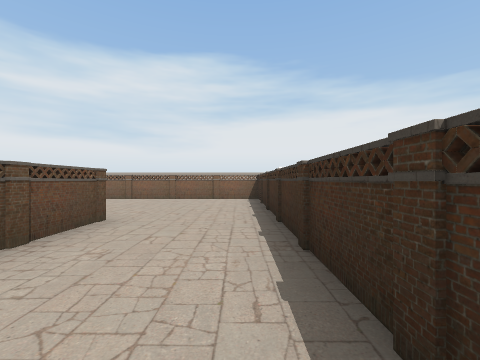
View 1 (above)

23 first-person views from a walk through a 3-D level made in the Unity game engine. The camera is 1.3 m above the floor, looks level and sees 90° across. The floor is counted in squares, 2 m on a side. Each view is taken from the middle of a square. On the plan, view 1 faces up. The plan holds only what a view shows up to about 9 squares ahead; the rest is blank. The place goes on beyond the plan. The player is left out. Some surface patterns are stand-ins.

View 2
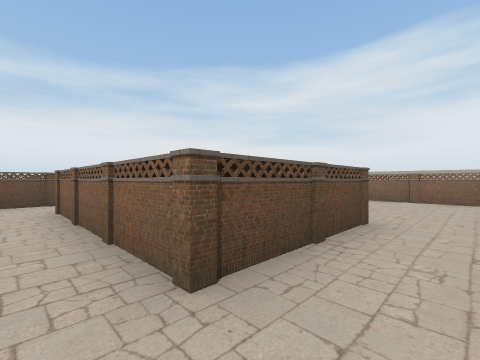

View 3
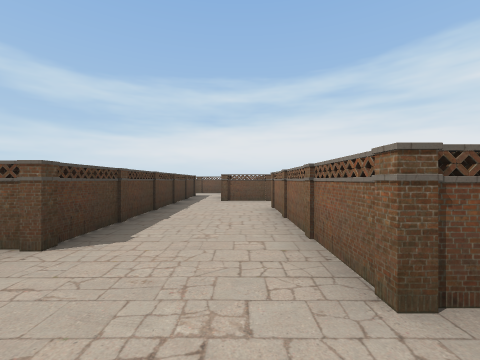

View 4
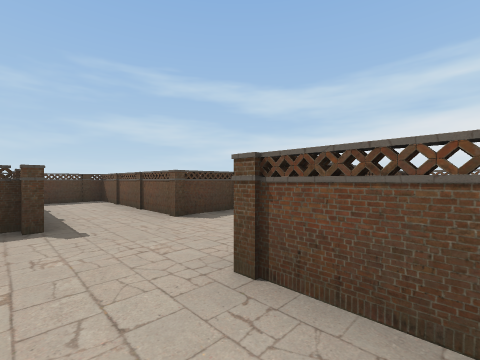

View 5
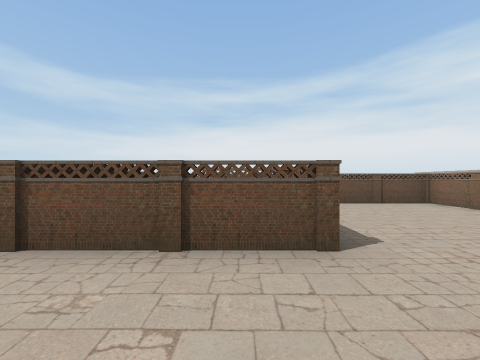

View 6
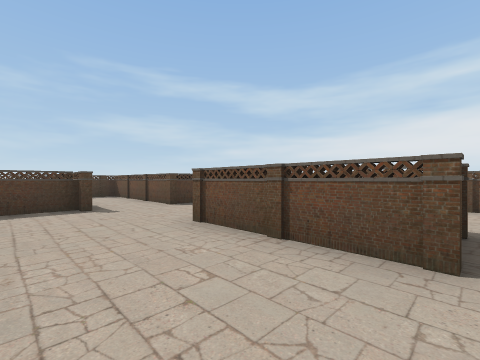

View 7
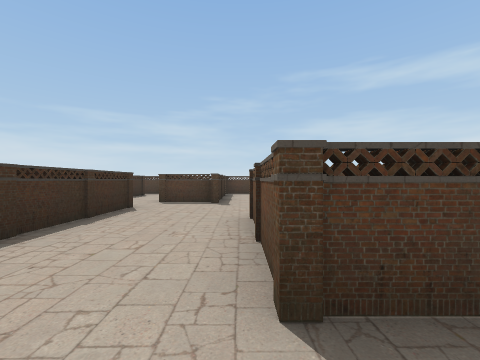

View 8
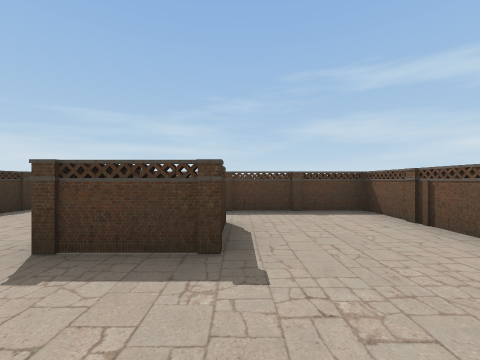

View 9
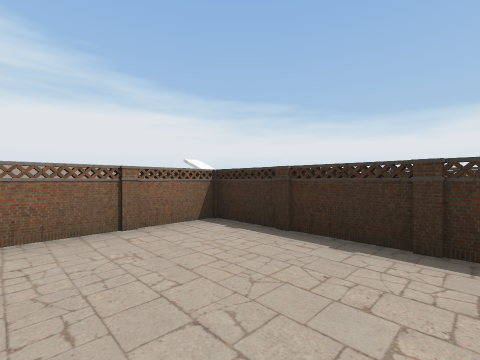

View 10
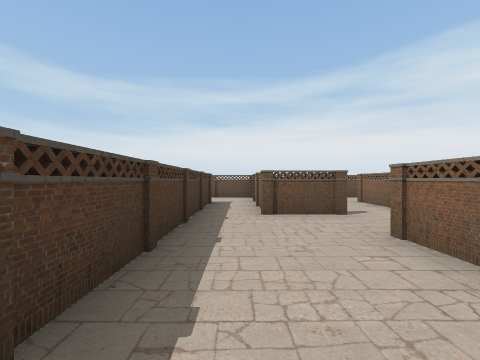

View 11
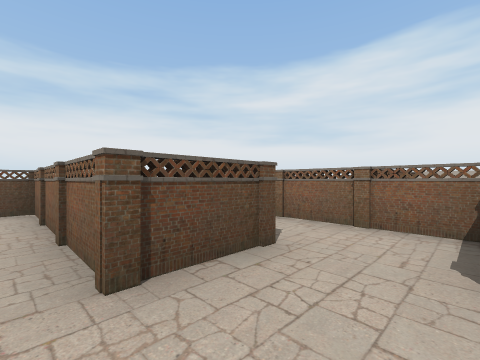

View 12
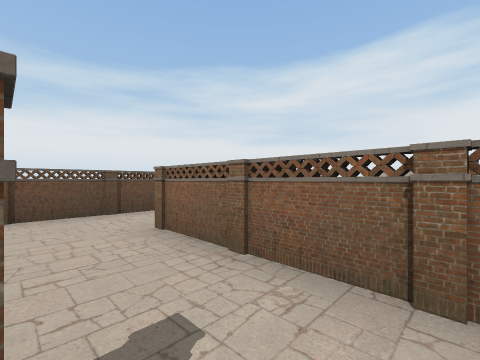

View 13
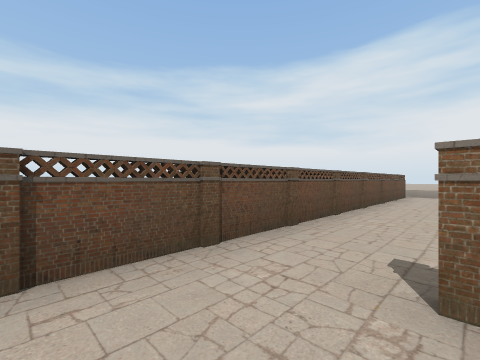

View 14
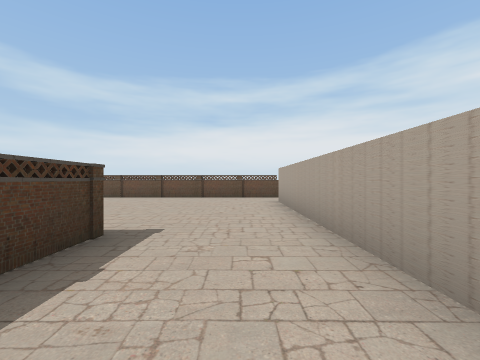

View 15
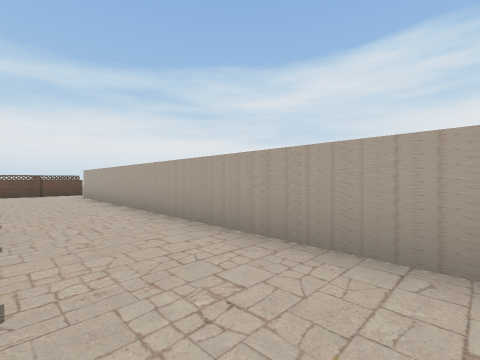

View 16
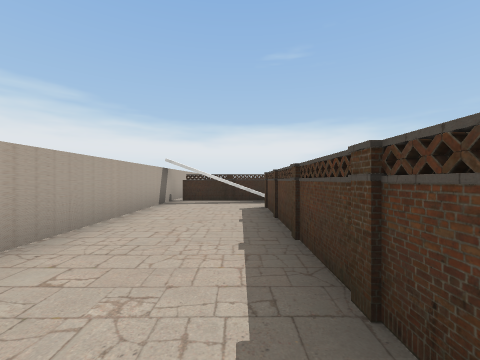

View 17
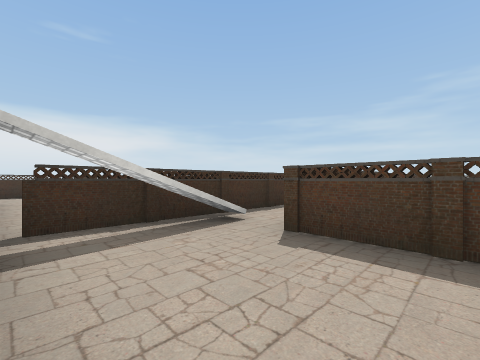

View 18
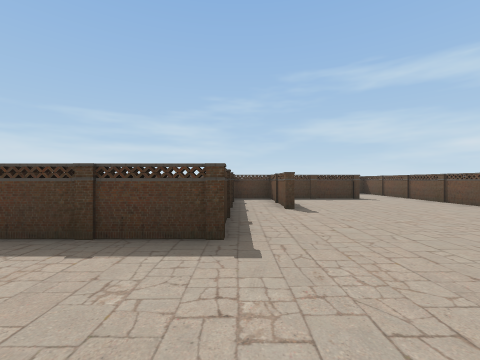

View 19
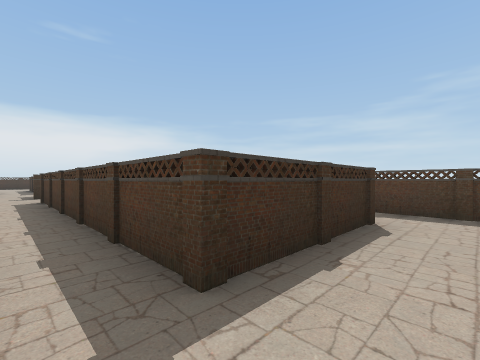

View 20
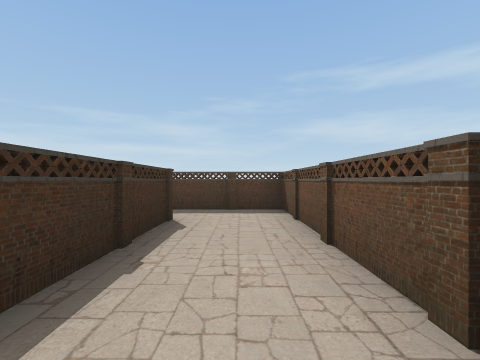

View 21
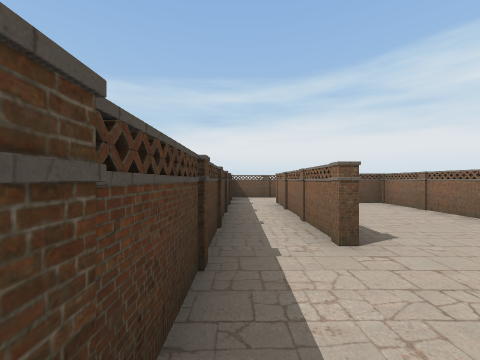

View 22
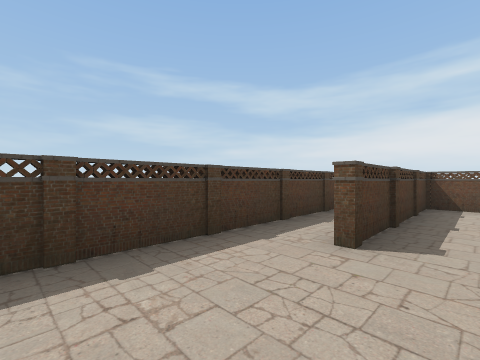

View 23
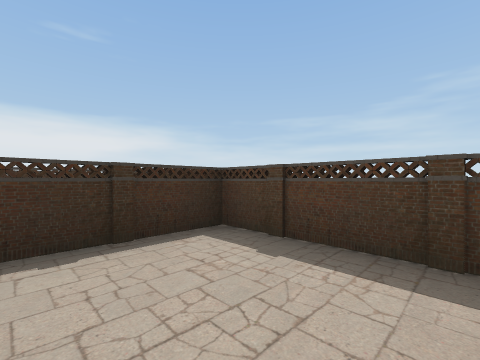

### Floor plan
Points are (right, up) in squares from view 1. A wall is a line through its corners. A room is listed if a view was taken in it or the views show most of it. See-through windows are left out.
Room 1 (views 1, 2, 3, 4, 5, 6, 7, 8, 9, 10, 11, 12)
walls: (-3.9, 2.6) (-3.9, 3.2); (-3.9, 3.9) (-2.2, 3.9) (-2.2, 0.8) (-6.9, 0.8); (-6.7, 4) (-6.7, 2.6); (-3.2, 4) (-2.6, 3.6); (-3.1, 4.1) (-2.8, 3.8) (-2.4, 4); (-5.9, 0.9) (-6.3, 0.6); (-2.4, 3.7) (-2, 3.1) (-2.4, 2.6); (-2.5, 1.7) (-2.1, 1.3); (-2.1, 2) (-2.4, 1.6); (-2, 2.2) (-2.3, 1.9) (-2, 1.4) (-2.3, 1); (-8.5, 1.1) (-8.5, -0.5); (-8.4, 0.4) (-8.7, 0); (-4, -1.7) (-3.5, -2); (-8.4, -1.9) (-3.2, -1.9) (-3.2, -6.4); (0.7, 1) (0.4, 1.4); (-1.2, -2.1) (0.4, -2.1); (0.8, 5.8) (0.5, 6.3); (0.6, -0.8) (0.6, 8.3) (-6.7, 8.3) (-6.7, 5.8); (-1.3, -6.1) (-1.3, -1.8)
ways out: opening at (-8, 1) to room 2; opening at (-8, -1) to room 4; opening at (-5.5, 3.5) to room 7
Room 2 (view 13)
walls: (-9, 2.6) (-9.4, 2.4); (-8.3, 2.8) (-8.8, 2.4); (-12.8, 2.1) (-13.1, 1.6); (-12.9, 2.6) (-12.9, 0.1); (-7, 2.5) (-11.2, 2.5)
ways out: opening at (-8, 1) to room 1; opening at (-12, 3) to room 3
Room 3 (views 14, 15, 16, 17, 18)
walls: (-4.4, 8.3) (-3.9, 8.6); (-6.8, 6.8) (-6.8, 8.4) (0.9, 8.4); (2.6, 5) (2.6, 9.1); (4, 11.2) (-11.2, 11.2); (-12.9, 10.5) (-12.9, 2.6); (-11.2, 2.6) (-9, 2.6); (10.5, 10) (10.5, 11)
ways out: opening at (-12, 3) to room 2; opening at (-12, 11)
Room 4 (views 19, 20)
walls: (-13, -2.1) (-12.8, -2.5); (-11, -2.4) (-10.7, -2.1); (-11, -2.9) (-10.8, -2.5); (-10.6, -1.9) (-8.4, -1.9); (-10.8, -5) (-10.8, -1.9); (-8.5, -0.5) (-12.9, -0.5) (-12.9, -6.3)
ways out: opening at (-8, -1) to room 1; opening at (-12, -5) to room 6
Room 5 (views 21, 22, 23)
walls: (-5.6, -6.2) (-5.2, -6.5) (-5, -6.3) (-4.7, -6.4); (-6.5, -6.3) (-1.8, -6.3); (-4.8, -6.1) (-4.4, -6.4); (-8, -2) (-10.7, -2); (-3.3, -6.4) (-3.3, -4); (-10.7, -2.1) (-10.7, -5); (-11, -4.9) (-6.2, -4.9)
ways out: opening at (-6, -6) to room 6
Room 6 (no view inside)
walls: (-12.9, -6.3) (-6.5, -6.3); (-6.2, -5) (-10.8, -5)
ways out: opening at (-12, -5) to room 4; opening at (-6, -6) to room 5
Room 7 (no view inside)
walls: (-2.4, 1.2) (-2.4, 4); (-3.6, 4) (-3.6, 2.4); (-2.1, 3.7) (-3.8, 3.7); (-6.7, 2.6) (-6.7, 0.9) (-2.1, 0.9)
ways out: opening at (-5.5, 3.5) to room 1

Positions as (right, up) in squares from view 1, and headings:
1: (0, 0), facing up
2: (-1, 0), facing up-left
3: (-1, 0), facing left
4: (-1, 2), facing down-left
5: (0, 3), facing left
6: (0, 4), facing down-left
7: (-2, 5), facing down
8: (-4, 6), facing down
9: (-2, 5), facing up-right
10: (-4, -1), facing left
11: (-7, -1), facing up-left
12: (-8, 1), facing up-left
13: (-11, 1), facing up-left
14: (-4, 10), facing left
15: (-1, 9), facing up-left
16: (-5, 9), facing right
17: (-1, 11), facing down-right
18: (-7, 11), facing down
19: (-12, -1), facing down-right
20: (-12, -1), facing down
21: (-4, -6), facing left
22: (-4, -4), facing down-left
23: (-6, -4), facing down-right
